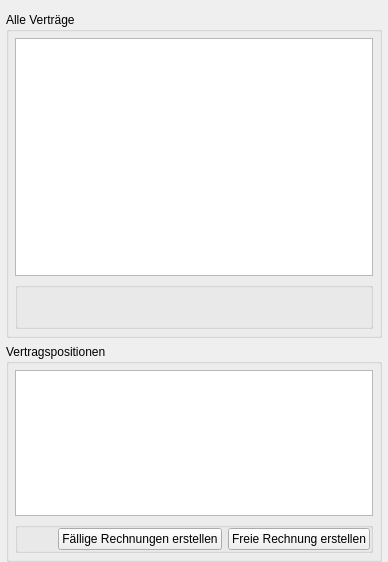
      <widget class="QWidget" name="contractTab">
       <attribute name="title">
        <string>Verträge</string>
       </attribute>
       <layout class="QVBoxLayout" name="verticalLayout_45">
        <property name="spacing">
         <number>6</number>
        </property>
        <property name="leftMargin">
         <number>6</number>
        </property>
        <property name="topMargin">
         <number>12</number>
        </property>
        <property name="rightMargin">
         <number>6</number>
        </property>
        <property name="bottomMargin">
         <number>0</number>
        </property>
        <item>
         <widget class="QGroupBox" name="groupBox_57">
          <property name="sizePolicy">
           <sizepolicy hsizetype="Preferred" vsizetype="Preferred">
            <horstretch>0</horstretch>
            <verstretch>60</verstretch>
           </sizepolicy>
          </property>
          <property name="title">
           <string>Alle Verträge</string>
          </property>
          <layout class="QVBoxLayout" name="verticalLayout_49">
           <property name="margin">
            <number>6</number>
           </property>
           <item>
            <widget class="MultiViewTable" name="allcontractsTable">
             <property name="sizePolicy">
              <sizepolicy hsizetype="Expanding" vsizetype="Expanding">
               <horstretch>0</horstretch>
               <verstretch>60</verstretch>
              </sizepolicy>
             </property>
             <property name="dataView" stdset="0">
              <bool>true</bool>
             </property>
             <property name="dbColumns" stdset="0">
              <stringlist>
               <string>&lt;date&gt;value.nextInvoice:Nächste Rechnung</string>
               <string>value.interval:Rechnungsintervall</string>
               <string>value.title:Titel</string>
               <string>(value.customerID).name:Firma</string>
               <string>&lt;currency&gt;value.netto:Netto</string>
               <string>&lt;currency&gt;value.vat:MwSt</string>
               <string>&lt;currency&gt;value.brutto:Brutto</string>
              </stringlist>
             </property>
             <property name="context" stdset="0">
              <string>ALLCONTRACTS</string>
             </property>
             <property name="sortable" stdset="0">
              <stringlist>
               <string>value.nextInvoice</string>
               <string>value.status</string>
              </stringlist>
             </property>
             <property name="keyCodeActions" stdset="0">
              <stringlist>
               <string>Key_I:OpenInBrowserBehavior.In.Open</string>
              </stringlist>
             </property>
             <property name="view" stdset="0">
              <string>_design/couchapp/_view/allContracts</string>
             </property>
             <property name="query" stdset="0">
              <string/>
             </property>
            </widget>
           </item>
           <item>
            <widget class="QGroupBox" name="groupBox_53">
             <property name="sizePolicy">
              <sizepolicy hsizetype="Preferred" vsizetype="Preferred">
               <horstretch>0</horstretch>
               <verstretch>0</verstretch>
              </sizepolicy>
             </property>
             <property name="maximumSize">
              <size>
               <width>16777215</width>
               <height>47</height>
              </size>
             </property>
             <property name="title">
              <string/>
             </property>
             <layout class="QHBoxLayout" name="horizontalLayout_59">
              <property name="spacing">
               <number>0</number>
              </property>
              <property name="margin">
               <number>0</number>
              </property>
              <item>
               <widget class="ActionButton" name="allcontractsButtonRefresh">
                <property name="minimumSize">
                 <size>
                  <width>40</width>
                  <height>40</height>
                 </size>
                </property>
                <property name="icon">
                 <iconset resource="../../frontends/qt/resource.qrc">
                  <normaloff>:/icons/images/refresh.png</normaloff>:/icons/images/refresh.png</iconset>
                </property>
                <property name="iconSize">
                 <size>
                  <width>32</width>
                  <height>32</height>
                 </size>
                </property>
                <property name="flat">
                 <bool>true</bool>
                </property>
                <property name="context" stdset="0">
                 <string>ALLCONTRACTS</string>
                </property>
                <property name="action" stdset="0">
                 <string>MultiViewHandler.In.Refresh</string>
                </property>
                <property name="payload" stdset="0">
                 <string>None</string>
                </property>
               </widget>
              </item>
              <item>
               <spacer name="horizontalSpacer_23">
                <property name="orientation">
                 <enum>Qt::Horizontal</enum>
                </property>
                <property name="sizeHint" stdset="0">
                 <size>
                  <width>40</width>
                  <height>20</height>
                 </size>
                </property>
               </spacer>
              </item>
              <item>
               <widget class="ActionButton" name="allcontractsButtonDelete">
                <property name="maximumSize">
                 <size>
                  <width>40</width>
                  <height>40</height>
                 </size>
                </property>
                <property name="text">
                 <string/>
                </property>
                <property name="icon">
                 <iconset resource="../../frontends/qt/resource.qrc">
                  <normaloff>:/icons/images/delete.png</normaloff>:/icons/images/delete.png</iconset>
                </property>
                <property name="iconSize">
                 <size>
                  <width>32</width>
                  <height>32</height>
                 </size>
                </property>
                <property name="flat">
                 <bool>true</bool>
                </property>
                <property name="context" stdset="0">
                 <string>ALLCONTRACTS</string>
                </property>
                <property name="enablePayloads" stdset="0">
                 <stringlist>
                  <string>View</string>
                  <string>Edit</string>
                  <string>Dirty</string>
                 </stringlist>
                </property>
                <property name="action" stdset="0">
                 <string>DocumentBehavior.In.Remove</string>
                </property>
               </widget>
              </item>
             </layout>
            </widget>
           </item>
          </layout>
         </widget>
        </item>
        <item>
         <widget class="QGroupBox" name="groupBox_58">
          <property name="sizePolicy">
           <sizepolicy hsizetype="Preferred" vsizetype="Preferred">
            <horstretch>0</horstretch>
            <verstretch>40</verstretch>
           </sizepolicy>
          </property>
          <property name="title">
           <string>Vertragspositionen</string>
          </property>
          <layout class="QVBoxLayout" name="verticalLayout_50">
           <property name="margin">
            <number>6</number>
           </property>
           <item>
            <widget class="EmbeddedViewTable" name="allcontractsTablePos">
             <property name="sizePolicy">
              <sizepolicy hsizetype="Expanding" vsizetype="Expanding">
               <horstretch>0</horstretch>
               <verstretch>40</verstretch>
              </sizepolicy>
             </property>
             <property name="dbColumns" stdset="0">
              <stringlist>
               <string>&lt;number,2&gt;count:Menge</string>
               <string>unit:Einheit</string>
               <string>description:Beschreibung</string>
               <string>&lt;currency&gt;price:Einzelpreis</string>
               <string>&lt;currency&gt;total:Gesamt</string>
              </stringlist>
             </property>
             <property name="context" stdset="0">
              <string>ALLCONTRACTS</string>
             </property>
             <property name="path" stdset="0">
              <string>articles</string>
             </property>
            </widget>
           </item>
           <item>
            <widget class="QGroupBox" name="groupBox_52">
             <property name="title">
              <string/>
             </property>
             <layout class="QHBoxLayout" name="horizontalLayout_58">
              <property name="margin">
               <number>0</number>
              </property>
              <item>
               <spacer name="horizontalSpacer_22">
                <property name="orientation">
                 <enum>Qt::Horizontal</enum>
                </property>
                <property name="sizeHint" stdset="0">
                 <size>
                  <width>40</width>
                  <height>20</height>
                 </size>
                </property>
               </spacer>
              </item>
              <item>
               <widget class="ActionButton" name="allcontractsButtonCreateDueInvoices">
                <property name="text">
                 <string>Fällige Rechnungen erstellen</string>
                </property>
                <property name="context" stdset="0">
                 <string>ALLCONTRACTS</string>
                </property>
                <property name="enablePayloads" stdset="0">
                 <stringlist/>
                </property>
                <property name="tab" stdset="0">
                 <string>DEFAULT:main.2</string>
                </property>
                <property name="action" stdset="0">
                 <string>Custom.In.CreateDueInvoices</string>
                </property>
               </widget>
              </item>
              <item>
               <widget class="ActionButton" name="allcontractsButtonCreateInvoice">
                <property name="text">
                 <string>Freie Rechnung erstellen</string>
                </property>
                <property name="context" stdset="0">
                 <string>ALLCONTRACTS</string>
                </property>
                <property name="enablePayloads" stdset="0">
                 <stringlist>
                  <string>View</string>
                 </stringlist>
                </property>
                <property name="tab" stdset="0">
                 <string>DEFAULT:main.2</string>
                </property>
                <property name="action" stdset="0">
                 <string>ChangeDocumentHandler.In.Clone</string>
                </property>
                <property name="payload" stdset="0">
                 <string>{&quot;status&quot;:&quot;OPEN&quot;}</string>
                </property>
               </widget>
              </item>
             </layout>
            </widget>
           </item>
          </layout>
         </widget>
        </item>
       </layout>
      </widget>
